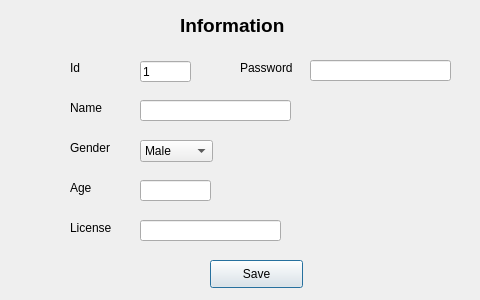
<?xml version="1.0" encoding="UTF-8"?>
<ui version="4.0">
 <class>frmInf</class>
 <widget class="QDialog" name="frmInf">
  <property name="geometry">
   <rect>
    <x>0</x>
    <y>0</y>
    <width>480</width>
    <height>300</height>
   </rect>
  </property>
  <property name="windowTitle">
   <string>Information</string>
  </property>
  <widget class="QLabel" name="label">
   <property name="geometry">
    <rect>
     <x>180</x>
     <y>10</y>
     <width>141</width>
     <height>31</height>
    </rect>
   </property>
   <property name="text">
    <string>&lt;html&gt;&lt;head/&gt;&lt;body&gt;&lt;p&gt;&lt;span style=&quot; font-size:14pt; font-weight:600;&quot;&gt;Information&lt;/span&gt;&lt;/p&gt;&lt;/body&gt;&lt;/html&gt;</string>
   </property>
  </widget>
  <widget class="QPushButton" name="btnSaveInf">
   <property name="geometry">
    <rect>
     <x>210</x>
     <y>260</y>
     <width>93</width>
     <height>28</height>
    </rect>
   </property>
   <property name="text">
    <string>Save</string>
   </property>
  </widget>
  <widget class="QLineEdit" name="license">
   <property name="geometry">
    <rect>
     <x>140</x>
     <y>220</y>
     <width>141</width>
     <height>21</height>
    </rect>
   </property>
  </widget>
  <widget class="QLabel" name="label_2">
   <property name="geometry">
    <rect>
     <x>70</x>
     <y>100</y>
     <width>55</width>
     <height>16</height>
    </rect>
   </property>
   <property name="text">
    <string>Name</string>
   </property>
  </widget>
  <widget class="QLineEdit" name="id_driver">
   <property name="geometry">
    <rect>
     <x>140</x>
     <y>61</y>
     <width>51</width>
     <height>21</height>
    </rect>
   </property>
   <property name="text">
    <string>1</string>
   </property>
   <property name="readOnly">
    <bool>true</bool>
   </property>
  </widget>
  <widget class="QLineEdit" name="age">
   <property name="geometry">
    <rect>
     <x>140</x>
     <y>180</y>
     <width>71</width>
     <height>21</height>
    </rect>
   </property>
  </widget>
  <widget class="QLabel" name="label_3">
   <property name="geometry">
    <rect>
     <x>70</x>
     <y>180</y>
     <width>55</width>
     <height>16</height>
    </rect>
   </property>
   <property name="text">
    <string>Age</string>
   </property>
  </widget>
  <widget class="QLineEdit" name="password">
   <property name="geometry">
    <rect>
     <x>310</x>
     <y>60</y>
     <width>141</width>
     <height>21</height>
    </rect>
   </property>
  </widget>
  <widget class="QLabel" name="label_8">
   <property name="geometry">
    <rect>
     <x>70</x>
     <y>140</y>
     <width>55</width>
     <height>16</height>
    </rect>
   </property>
   <property name="text">
    <string>Gender</string>
   </property>
  </widget>
  <widget class="QComboBox" name="cbGender">
   <property name="geometry">
    <rect>
     <x>140</x>
     <y>140</y>
     <width>73</width>
     <height>22</height>
    </rect>
   </property>
   <item>
    <property name="text">
     <string>Male</string>
    </property>
   </item>
   <item>
    <property name="text">
     <string>Female</string>
    </property>
   </item>
  </widget>
  <widget class="QLabel" name="label_6">
   <property name="geometry">
    <rect>
     <x>240</x>
     <y>60</y>
     <width>55</width>
     <height>16</height>
    </rect>
   </property>
   <property name="text">
    <string>Password</string>
   </property>
  </widget>
  <widget class="QLabel" name="label_7">
   <property name="geometry">
    <rect>
     <x>70</x>
     <y>60</y>
     <width>55</width>
     <height>16</height>
    </rect>
   </property>
   <property name="text">
    <string>Id</string>
   </property>
  </widget>
  <widget class="QLabel" name="label_4">
   <property name="geometry">
    <rect>
     <x>70</x>
     <y>220</y>
     <width>55</width>
     <height>16</height>
    </rect>
   </property>
   <property name="text">
    <string>License</string>
   </property>
  </widget>
  <widget class="QLineEdit" name="name">
   <property name="geometry">
    <rect>
     <x>140</x>
     <y>100</y>
     <width>151</width>
     <height>21</height>
    </rect>
   </property>
  </widget>
 </widget>
 <resources/>
 <connections/>
</ui>
